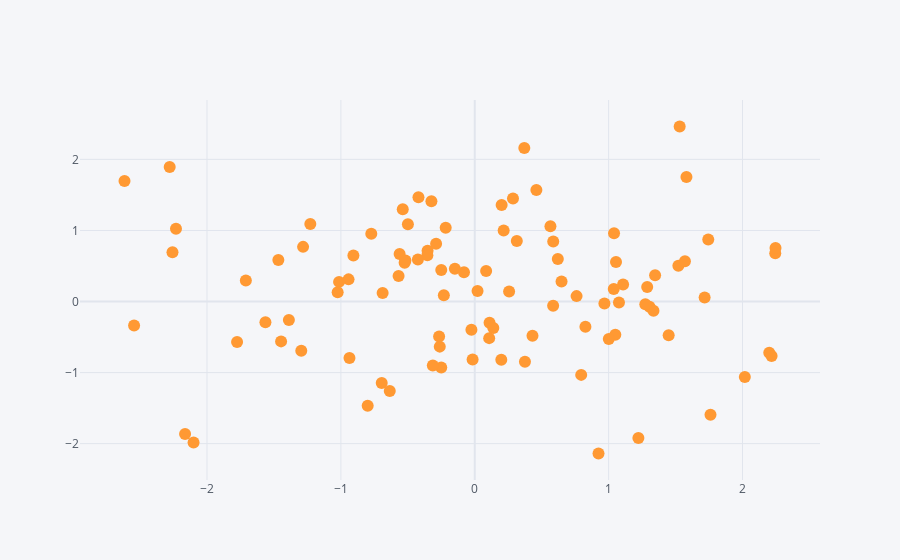

Notebook code cell kept with this figure:
### Markdown cell above
**Gráficos do tipo scatter**

### Code cell
df.iplot(kind='scatter', x='A',y='B', mode='markers')
